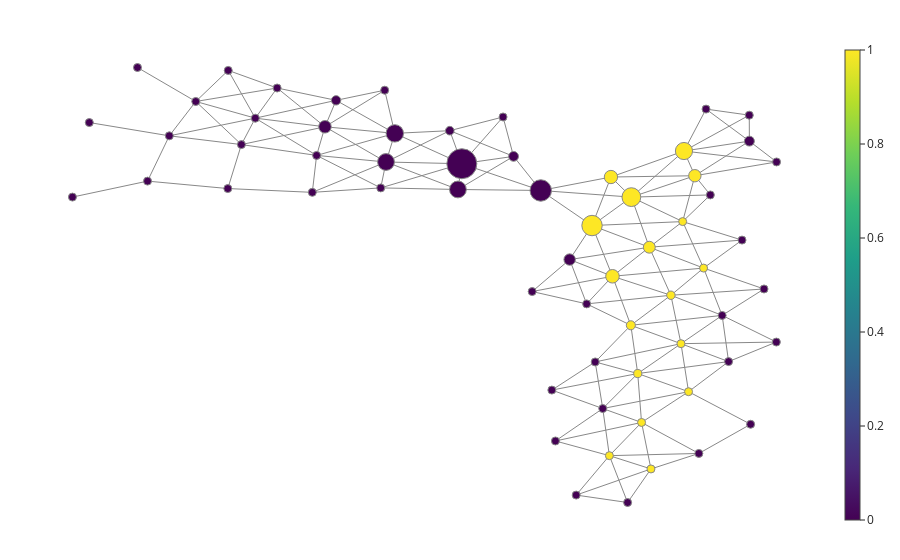

The code cell stored with this chart in its notebook:
### Code cell
fig = plot_static_mapper_graph(pipe, X, layout_dim=2, color_data = color_code_id, node_color_statistic=lambda x: max(x), node_scale = 30)
fig.show(config={'scrollZoom': True})
#layout="fruchterman_reingold"

### Figure 1 — Plotly figure (JSON) as saved in the notebook; plotly's stock layout.template omitted (floating-point values rounded to 4 significant figures; data arrays with more than 128 entries replaced by an {"elided": "..."} marker saying what was removed)
{"data": [{"hoverinfo": "none", "line": {"color": "#888", "width": 1}, "mode": "lines", "name": "edge_trace", "type": "scatter", "uid": "2198d668-2093-4a1e-a2e8-3303e1f63654", "x": {"elided": "483 float values"}, "y": {"elided": "483 float values"}}, {"hoverinfo": "text", "hovertext": ["Node ID: 0<br>Pullback set label: 4<br>Partial cluster label: 0<br>Node size: 3906<br>Summary statistic: 1", "Node ID: 1<br>Pullback set label: 7<br>Partial cluster label: 0<br>Node size: 2347<br>Summary statistic: 1", "Node ID: 2<br>Pullback set label: 5<br>Partial cluster label: 0<br>Node size: 2039<br>Summary statistic: 1", "Node ID: 3<br>Pullback set label: 8<br>Partial cluster label: 0<br>Node size: 4691<br>Summary statistic: 1", "Node ID: 4<br>Pullback set label: 9<br>Partial cluster label: 0<br>Node size: 559<br>Summary statistic: 1", "Node ID: 5<br>Pullback set label: 14<br>Partial cluster label: 0<br>Node size: 5533<br>Summary statistic: 1", "Node ID: 6<br>Pullback set label: 15<br>Partial cluster label: 0<br>Node size: 1874<br>Summary statistic: 1", "Node ID: 7<br>Pullback set label: 22<br>Partial cluster label: 0<br>Node size: 2439<br>Summary statistic: 1", "Node ID: 8<br>Pullback set label: 16<br>Partial cluster label: 0<br>Node size: 250<br>Summary statistic: 1", "Node ID: 9<br>Pullback set label: 23<br>Partial cluster label: 0<br>Node size: 947<br>Summary statistic: 1", "Node ID: 10<br>Pullback set label: 32<br>Partial cluster label: 0<br>Node size: 1091<br>Summary statistic: 1", "Node ID: 11<br>Pullback set label: 33<br>Partial cluster label: 0<br>Node size: 505<br>Summary statistic: 1", "Node ID: 12<br>Pullback set label: 40<br>Partial cluster label: 0<br>Node size: 874<br>Summary statistic: 1", "Node ID: 13<br>Pullback set label: 41<br>Partial cluster label: 0<br>Node size: 331<br>Summary statistic: 1", "Node ID: 14<br>Pullback set label: 49<br>Partial cluster label: 0<br>Node size: 630<br>Summary statistic: 1", "Node ID: 15<br>Pullback set label: 56<br>Partial cluster label: 0<br>Node size: 540<br>Summary statistic: 1", "Node ID: 16<br>Pullback set label: 57<br>Partial cluster label: 0<br>Node size: 138<br>Summary statistic: 1", "Node ID: 17<br>Pullback set label: 13<br>Partial cluster label: 0<br>Node size: 6094<br>Summary statistic: 0", "Node ID: 18<br>Pullback set label: 12<br>Partial cluster label: 0<br>Node size: 1289<br>Summary statistic: 0", "Node ID: 19<br>Pullback set label: 19<br>Partial cluster label: 0<br>Node size: 11938<br>Summary statistic: 0", "Node ID: 20<br>Pullback set label: 20<br>Partial cluster label: 0<br>Node size: 3737<br>Summary statistic: 0", "Node ID: 21<br>Pullback set label: 28<br>Partial cluster label: 0<br>Node size: 3751<br>Summary statistic: 0", "Node ID: 22<br>Pullback set label: 27<br>Partial cluster label: 0<br>Node size: 4036<br>Summary statistic: 0", "Node ID: 23<br>Pullback set label: 36<br>Partial cluster label: 0<br>Node size: 2089<br>Summary statistic: 0", "Node ID: 24<br>Pullback set label: 35<br>Partial cluster label: 0<br>Node size: 1170<br>Summary statistic: 0", "Node ID: 25<br>Pullback set label: 43<br>Partial cluster label: 0<br>Node size: 301<br>Summary statistic: 0", "Node ID: 26<br>Pullback set label: 21<br>Partial cluster label: 0<br>Node size: 1728<br>Summary statistic: 0", "Node ID: 27<br>Pullback set label: 31<br>Partial cluster label: 0<br>Node size: 652<br>Summary statistic: 0", "Node ID: 28<br>Pullback set label: 39<br>Partial cluster label: 0<br>Node size: 665<br>Summary statistic: 0", "Node ID: 29<br>Pullback set label: 48<br>Partial cluster label: 0<br>Node size: 657<br>Summary statistic: 0", "Node ID: 30<br>Pullback set label: 37<br>Partial cluster label: 0<br>Node size: 542<br>Summary statistic: 0", "Node ID: 31<br>Pullback set label: 45<br>Partial cluster label: 0<br>Node size: 189<br>Summary statistic: 0", "Node ID: 32<br>Pullback set label: 44<br>Partial cluster label: 0<br>Node size: 691<br>Summary statistic: 0", "Node ID: 33<br>Pullback set label: 52<br>Partial cluster label: 0<br>Node size: 141<br>Summary statistic: 0", "Node ID: 34<br>Pullback set label: 53<br>Partial cluster label: 0<br>Node size: 79<br>Summary statistic: 0", "Node ID: 35<br>Pullback set label: 18<br>Partial cluster label: 0<br>Node size: 992<br>Summary statistic: 0", "Node ID: 36<br>Pullback set label: 50<br>Partial cluster label: 0<br>Node size: 126<br>Summary statistic: 0", "Node ID: 37<br>Pullback set label: 1<br>Partial cluster label: 0<br>Node size: 1303<br>Summary statistic: 0", "Node ID: 38<br>Pullback set label: 3<br>Partial cluster label: 0<br>Node size: 76<br>Summary statistic: 0", "Node ID: 39<br>Pullback set label: 26<br>Partial cluster label: 0<br>Node size: 301<br>Summary statistic: 0", "Node ID: 40<br>Pullback set label: 61<br>Partial cluster label: 0<br>Node size: 69<br>Summary statistic: 0", "Node ID: 41<br>Pullback set label: 62<br>Partial cluster label: 0<br>Node size: 30<br>Summary statistic: 0", "Node ID: 42<br>Pullback set label: 47<br>Partial cluster label: 0<br>Node size: 29<br>Summary statistic: 0", "Node ID: 43<br>Pullback set label: 55<br>Partial cluster label: 0<br>Node size: 100<br>Summary statistic: 0", "Node ID: 44<br>Pullback set label: 24<br>Partial cluster label: 0<br>Node size: 95<br>Summary statistic: 0", "Node ID: 45<br>Pullback set label: 51<br>Partial cluster label: -1<br>Node size: 1<br>Summary statistic: 0", "Node ID: 46<br>Pullback set label: 29<br>Partial cluster label: 0<br>Node size: 169<br>Summary statistic: 0", "Node ID: 47<br>Pullback set label: 38<br>Partial cluster label: 0<br>Node size: 62<br>Summary statistic: 0", "Node ID: 48<br>Pullback set label: 54<br>Partial cluster label: 0<br>Node size: 13<br>Summary statistic: 0", "Node ID: 49<br>Pullback set label: 0<br>Partial cluster label: 0<br>Node size: 187<br>Summary statistic: 0", "Node ID: 50<br>Pullback set label: 34<br>Partial cluster label: 0<br>Node size: 50<br>Summary statistic: 0", "Node ID: 51<br>Pullback set label: 42<br>Partial cluster label: 0<br>Node size: 30<br>Summary statistic: 0", "Node ID: 52<br>Pullback set label: 2<br>Partial cluster label: 0<br>Node size: 45<br>Summary statistic: 0", "Node ID: 53<br>Pullback set label: 6<br>Partial cluster label: 0<br>Node size: 15<br>Summary statistic: 0", "Node ID: 54<br>Pullback set label: 10<br>Partial cluster label: 0<br>Node size: 7<br>Summary statistic: 0", "Node ID: 55<br>Pullback set label: 17<br>Partial cluster label: -1<br>Node size: 2<br>Summary statistic: 0", "Node ID: 56<br>Pullback set label: 25<br>Partial cluster label: -1<br>Node size: 3<br>Summary statistic: 0", "Node ID: 57<br>Pullback set label: 46<br>Partial cluster label: 0<br>Node size: 21<br>Summary statistic: 0", "Node ID: 58<br>Pullback set label: 59<br>Partial cluster label: 0<br>Node size: 8<br>Summary statistic: 0", "Node ID: 59<br>Pullback set label: 58<br>Partial cluster label: -1<br>Node size: 1<br>Summary statistic: 0", "Node ID: 60<br>Pullback set label: 11<br>Partial cluster label: -1<br>Node size: 1<br>Summary statistic: 0", "Node ID: 61<br>Pullback set label: 60<br>Partial cluster label: -1<br>Node size: 3<br>Summary statistic: 0", "Node ID: 62<br>Pullback set label: 30<br>Partial cluster label: -1<br>Node size: 1<br>Summary statistic: 0"], "marker": {"color": [1, 1, 1, 1, 1, 1, 1, 1, 1, 1, 1, 1, 1, 1, 1, 1, 1, 0, 0, 0, 0, 0, 0, 0, 0, 0, 0, 0, 0, 0, 0, 0, 0, 0, 0, 0, 0, 0, 0, 0, 0, 0, 0, 0, 0, 0, 0, 0, 0, 0, 0, 0, 0, 0, 0, 0, 0, 0, 0, 0, 0, 0, 0], "colorbar": {"thickness": 15, "title": {"side": "right", "text": ""}, "xanchor": "left"}, "colorscale": [[0, "#440154"], [0.1111, "#482878"], [0.2222, "#3e4989"], [0.3333, "#31688e"], [0.4444, "#26828e"], [0.5556, "#1f9e89"], [0.6667, "#35b779"], [0.7778, "#6ece58"], [0.8889, "#b5de2b"], [1, "#fde725"]], "line": {"color": "#888", "width": 1}, "opacity": 1, "reversescale": false, "showscale": true, "size": [3906, 2347, 2039, 4691, 559, 5533, 1874, 2439, 250, 947, 1091, 505, 874, 331, 630, 540, 138, 6094, 1289, 11938, 3737, 3751, 4036, 2089, 1170, 301, 1728, 652, 665, 657, 542, 189, 691, 141, 79, 992, 126, 1303, 76, 301, 69, 30, 29, 100, 95, 1, 169, 62, 13, 187, 50, 30, 45, 15, 7, 2, 3, 21, 8, 1, 1, 3, 1], "sizemin": 4, "sizemode": "area", "sizeref": 26.53}, "mode": "markers", "name": "node_trace", "type": "scatter", "uid": "e83d01cb-3ae2-44d7-9997-01c597e2a897", "x": [1.438, 0.8258, 1.53, 0.9972, 1.427, 0.6672, 1.148, 0.8387, 1.603, 1.329, 0.9927, 1.413, 1.051, 1.477, 1.083, 0.8128, 1.161, 0.2372, 0.009086, -0.4249, -0.4576, -1.061, -0.9868, -1.573, -1.48, -1.974, 0.4795, 0.6222, 0.6938, 0.7572, -1.643, -2.274, -2.157, -2.656, -2.878, -0.5259, 1.563, 1.987, 1.986, -1.072, 0.5342, 0.9655, 0.3301, 0.3602, 1.759, -2.384, -1.105, -1.679, -3.061, 1.623, 1.813, 1.997, 2.215, 1.66, 1.925, 2.11, 2.213, -2.388, -3.549, -3.145, -0.07919, -3.691, 0.165], "y": [2.031, 1.641, 1.66, 1.339, 0.9714, 0.9118, 0.5864, 0.15, 0.2733, -0.135, -0.5862, -0.8624, -1.311, -1.583, -2.046, -2.545, -2.744, 1.439, 1.951, 1.84, 1.454, 1.866, 2.296, 2.396, 2.793, 2.978, 0.4009, -0.2646, -1.137, -1.837, 1.965, 2.128, 2.525, 2.775, 2.259, 2.337, -2.511, 2.18, 2.57, 2.945, -3.136, -3.248, -1.559, -2.324, -0.4376, 3.242, 1.477, 1.411, 1.579, 2.661, -1.131, -2.073, 1.867, 1.372, 0.6937, -0.04062, -0.8379, 1.468, 2.459, 3.286, 2.543, 1.339, -0.07933]}], "layout": {"autosize": false, "hovermode": "closest", "margin": {"b": 20, "l": 5, "r": 5, "t": 40}, "showlegend": false, "title": {"text": ""}, "xaxis": {"showgrid": false, "showline": false, "showticklabels": false, "ticks": "", "title": {"text": ""}, "zeroline": false}, "yaxis": {"showgrid": false, "showline": false, "showticklabels": false, "ticks": "", "title": {"text": ""}, "zeroline": false}}}
